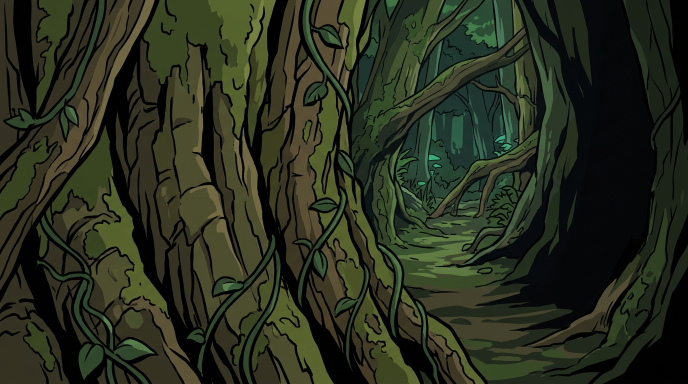
#> input picture godot/assets/corridor/forest/d1_left.png, 1376 x 768 px, given as the content of the folder ../godot/assets/corridor/forest/d1_left.png, which was not available (shown at 1/2 size)
$ python make-tiles.py ../godot/assets/corridor/forest/d1_left.png ../godot/assets/corridor/forest/d1_right.png
#> lines starting #> are read from the running program, lines starting #| are printed output that depends on the picture; pictures that were not available may be replaced by others from this repository, and a replacement may not be noted
"""
Makes painted textures tile without visible seams, and saves them for the dungeon renderer.

    python3 scripts/make-tiles.py <raw-dir> public/art/dungeon

Each <raw-dir>/<name>.jpg|png becomes public/art/dungeon/<name>.webp (512x512).
The image is blended with a copy shifted by half its size: the shifted copy's edges
are the original's middle, so they wrap around seamlessly. The original is kept in the
middle and the shifted copy takes over only near the edges.
"""
import sys
from pathlib import Path

import numpy as np
from PIL import Image

SIZE = 512


def make_tileable(img: Image.Image) -> Image.Image:
    a = np.asarray(img.convert("RGB"), dtype=np.float32)
    h, w, _ = a.shape
#> h = 768; w = 1376
    shifted = np.roll(a, (h // 2, w // 2), axis=(0, 1))
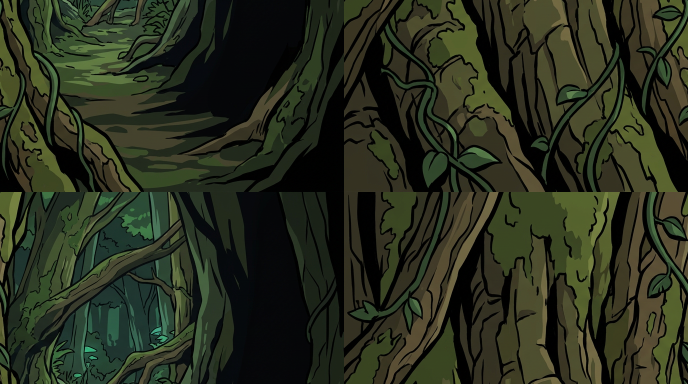
#> shifted: shape (768, 1376, 3) float32 (shown at 1/2 size); mean R, G, B 41.1, 46.5, 29.6
    y, x = np.mgrid[0:h, 0:w]
    edge = np.maximum(np.abs(x / (w - 1) - 0.5), np.abs(y / (h - 1) - 0.5))  # 0 in the middle, 0.5 at the edge
    t = np.clip((edge - 0.32) / (0.5 - 0.32), 0, 1)
    keep = 1 - t * t * (3 - 2 * t)  # smoothstep: 1 in the middle, 0 at the edges
    out = a * keep[..., None] + shifted * (1 - keep[..., None])
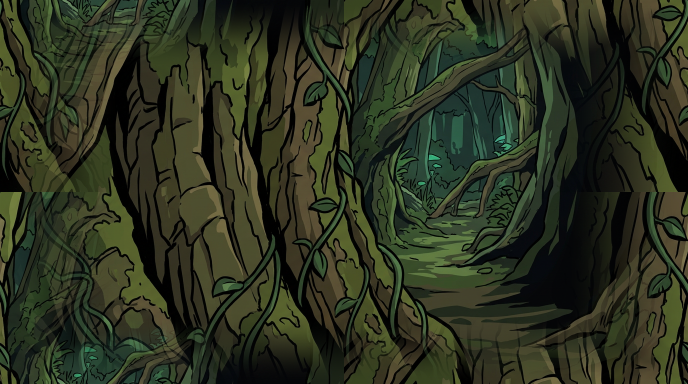
#> out: shape (768, 1376, 3) float64 (shown at 1/2 size); mean R, G, B 44.8, 50.6, 32
    return Image.fromarray(out.clip(0, 255).astype(np.uint8))


def main() -> None:
    src, dst = Path(sys.argv[1]), Path(sys.argv[2])
    dst.mkdir(parents=True, exist_ok=True)
    for path in sorted([*src.glob("*.jpg"), *src.glob("*.png")]):
        tile = make_tileable(Image.open(path)).resize((SIZE, SIZE), Image.LANCZOS)
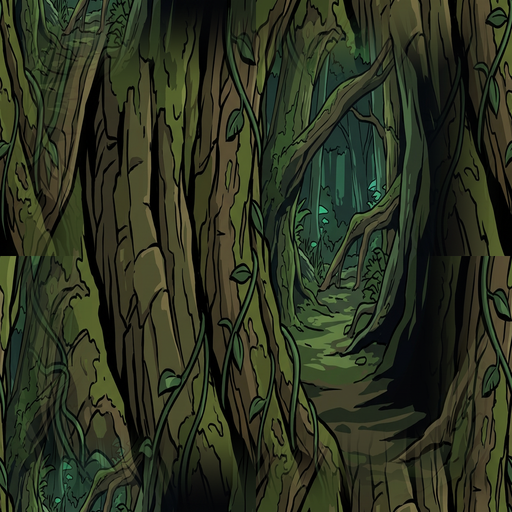
#> tile: PIL image 512x512 RGB; mean R, G, B 44.6, 50.4, 31.8
        out = dst / f"{path.stem}.webp"
        tile.save(out, "WEBP", quality=82, method=6)
#> (the run stopped early here; a loop or call above may not have finished)

$ run again, on godot/assets/corridor/forest/d1_right.png
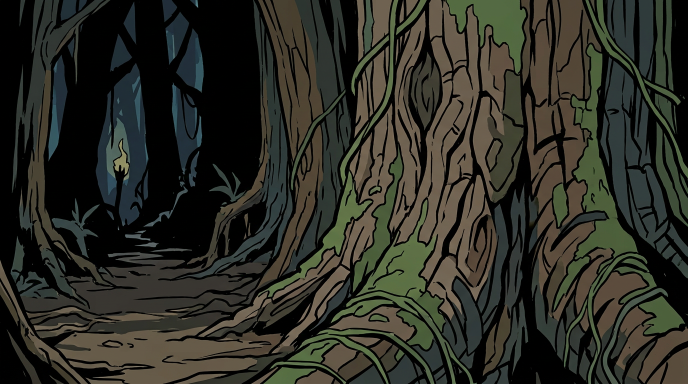
#> input picture godot/assets/corridor/forest/d1_right.png, 1376 x 768 px, given as the content of the folder ../godot/assets/corridor/forest/d1_right.png, which was not available (shown at 1/2 size)
#> in make_tileable, `shifted = np.roll(a, (h // 2, w // 2), axis=(0, 1))`:
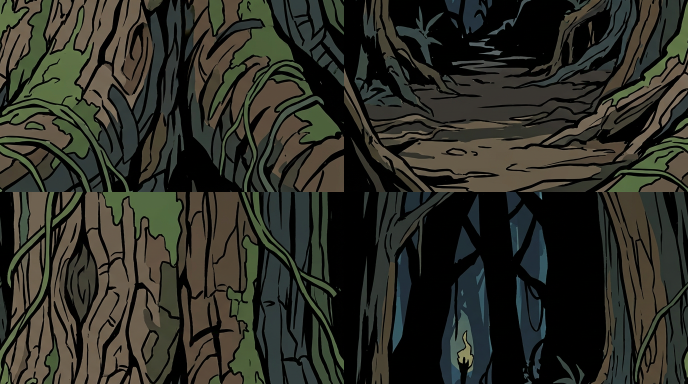
#> shifted: shape (768, 1376, 3) float32 (shown at 1/2 size); mean R, G, B 45.5, 46.1, 37.9
#> in main, `tile = make_tileable(Image.open(path)).resize((SIZE, SIZE), Image.LANC..`:
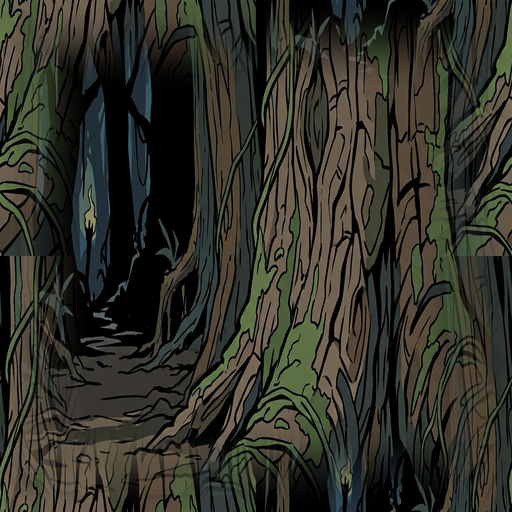
#> tile: PIL image 512x512 RGB; mean R, G, B 48.9, 49.2, 40.2
